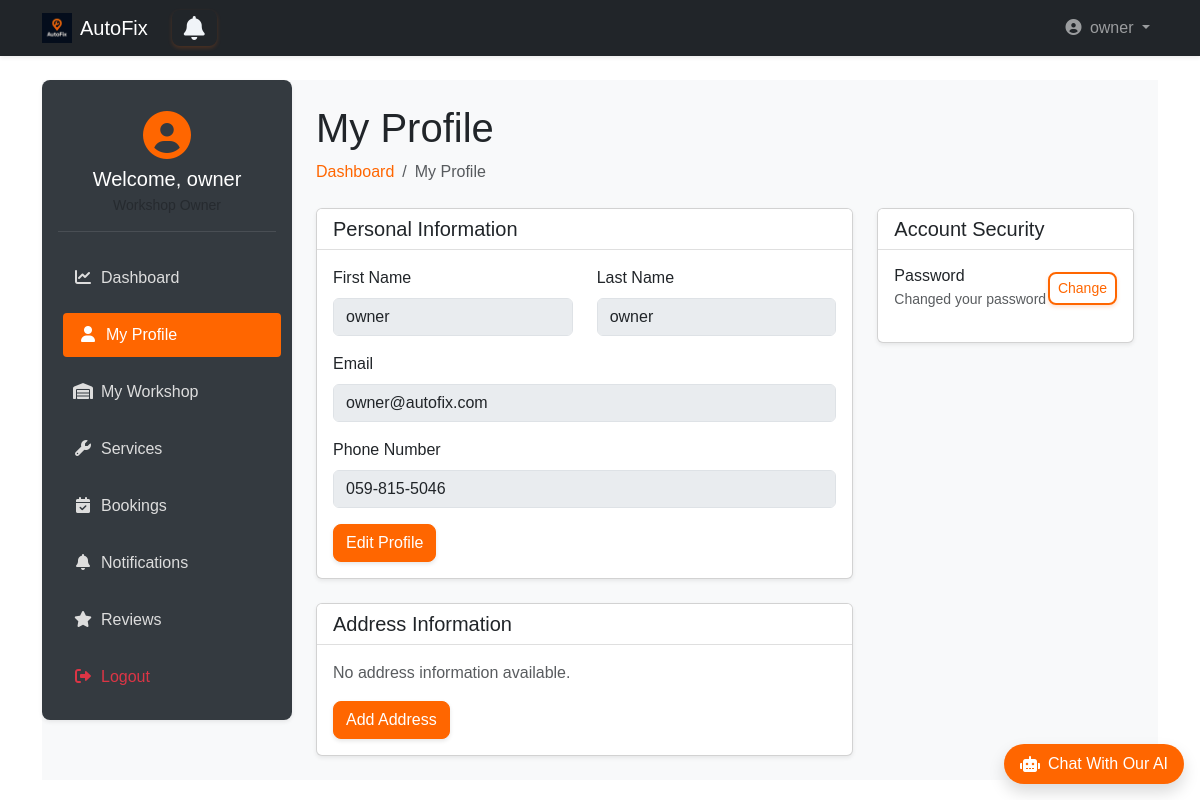
Before: /owner_dashboard/owner/profile/ (signed in) with the older database file.
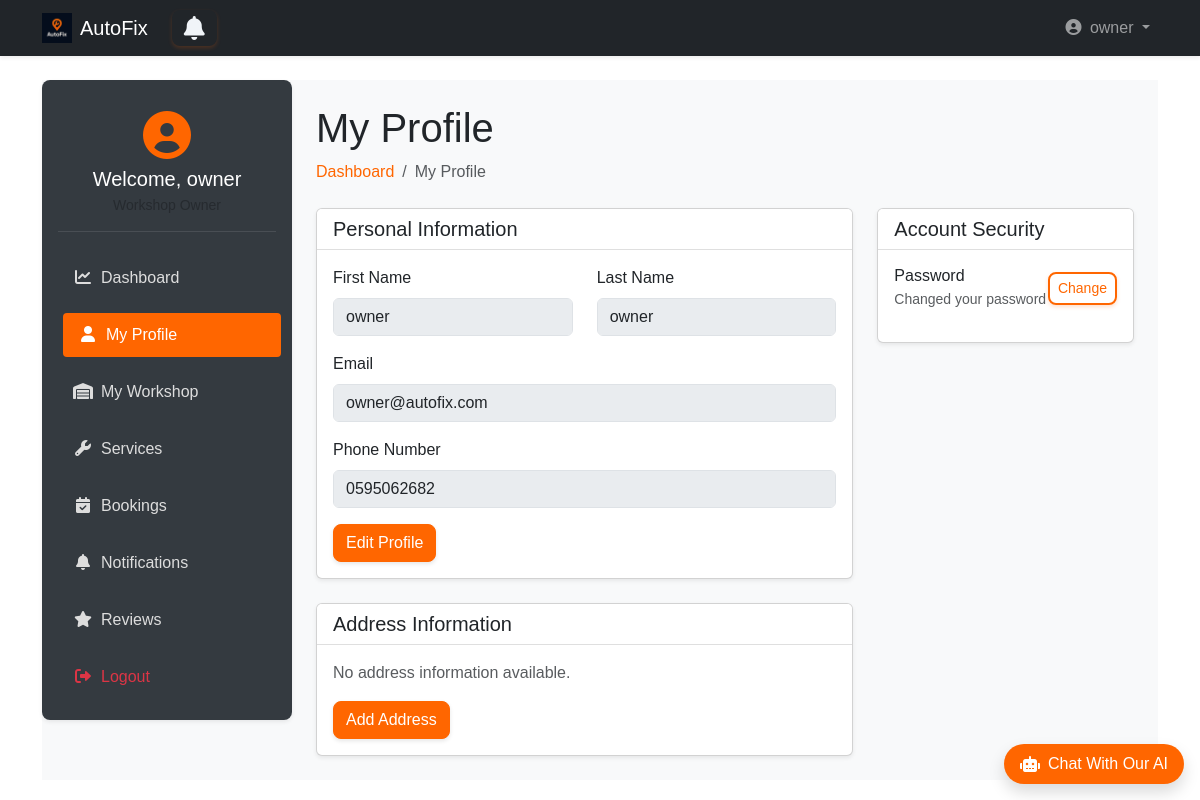
After: the same page with the newer database file.
### accounts/models.py (models this page shows, shortened)
class User(AbstractUser):
    username = None
    email = models.EmailField(unique=True)
    phone = models.CharField(max_length=15, unique=True, blank=True)
    is_workshop_owner = models.BooleanField(default=False)
    address = models.ForeignKey(Address, on_delete=models.SET_NULL, null=True, blank=True)
    objects = UserManager()
    USERNAME_FIELD = 'email'
    REQUIRED_FIELDS = ['first_name', 'last_name']  # names required for registration
    def get_short_name(self):
        return self.first_name

### owner_dashboard/views.py (the view)
# urls.py: path('profile/', views.profile, name='profile'),
def profile(request):
    if not request.user.is_workshop_owner:
       return redirect('landing:main')
    return render(request, 'owner_dashboard/my_profile.html')

### templates/owner_dashboard/my_profile.html (shortened to what the changed rows need)
{% extends 'base2.html' %}
{% load static bootstrap5 %}
{% block extra_css %}
<link rel="stylesheet" href="{% static 'css/owner_dashboard.css' %}">
{% endblock %}
{% block content %}
<div class="wrapper d-flex">
    <aside class="sidebar p-3 shadow-sm">
        <div class="user-profile mb-4 text-center">
            <div class="avatar mb-2">
                <i class="fas fa-user-circle fa-3x"></i>
            </div>
            <h5 class="welcome mb-1">Welcome, {{ user.get_short_name }}</h5>
            <small class="text-muted">Workshop Owner</small>
        </div>
    </aside>
    <main class="main-content flex-grow-1 p-4">
        <div class="dashboard-header mb-4">
            <h1>My Profile</h1>
        </div>
        <div class="row">
            <div class="col-lg-8">
                <div class="card shadow-sm mb-4">
                    <div class="card-body">
                        <form method="post" enctype="multipart/form-data">
                            <div class="row mb-3">
                                <div class="col-md-6">
                                    <label class="form-label">First Name</label>
                                    <input type="text" class="form-control" value="{{ user.first_name }}" disabled>
                                </div>
                                <div class="col-md-6">
                                    <label class="form-label">Last Name</label>
                                    <input type="text" class="form-control" value="{{ user.last_name }}" disabled>
                                </div>
                            </div>
                            <div class="mb-3">
                                <label class="form-label">Email</label>
                                <input type="email" class="form-control" value="{{ user.email }}" disabled>
                            </div>
                            <div class="mb-3">
                                <label class="form-label">Phone Number</label>
                                <input type="tel" class="form-control" value="{{ user.phone|default:'Not provided' }}" disabled>
                            </div>
                        </form>
                    </div>
                </div>
            </div>
        </div>
    </main>
</div>
{% endblock %}

### templates/base2.html (shortened to what this page needs)
{% load static bootstrap5 %}
{% bootstrap_css %}
<!DOCTYPE html>
<html lang="en" dir="{% if LANGUAGE_CODE == 'ar' %}rtl{% else %}ltr{% endif %}">
<head>
    <link rel="stylesheet" href="https://cdnjs.cloudflare.com/ajax/libs/font-awesome/6.4.0/css/all.min.css">
    <link rel="stylesheet" href="{% static 'css/style.css' %}">
    <link rel="stylesheet" href="{% static 'css/ai_style.css' %}">
    {% block extra_css %}
    {% endblock %}
</head>
<body class="d-flex flex-column min-vh-100">
<nav class="navbar navbar-expand-lg navbar-dark bg-dark shadow-sm">
    <div class="container">
        <a class="navbar-brand d-flex align-items-center gap-2" href="{% if user.is_authenticated %}{% url 'landing:dashboard' %}{% else %}{% url 'landing:main' %}{% endif %}">
            <img src="{% static 'img/dark_logo.png' %}" alt="AutoFix" width="30" height="30">
            AutoFix
        </a>
        <a {% if request.user.is_workshop_owner %} href="{% url 'owner_dashboard:notifications' %}"
            {% elif request.user.is_superuser %} href="{% url 'admin_dashboard:notifications' %}"
            {% else %} href="{% url 'user_dashboard:notifications' %}" {% endif %}
            id="notifications-btn" class="btn btn-outline-primary position-relative mx-2">
             <i class="fa fa-bell"></i>
       </a>
        <div class="collapse navbar-collapse" id="navbarMain">
            <ul class="navbar-nav ms-auto">
                {% if user.is_authenticated %}
                    <li class="nav-item dropdown">
                        <a class="nav-link dropdown-toggle" href="#" role="button" data-bs-toggle="dropdown">
                            <i class="fas fa-user-circle me-1"></i> {{ user.get_short_name }}
                        </a>
                    </li>
                {% endif %}
            </ul>
        </div>
    </div>
</nav>
<main class="flex-grow-1 py-4">
    <div class="container">
        {% block content %}
        {% endblock %}
    </div>
</main>
<div id="chat-container" class="position-fixed bottom-0 end-0 mb-3 me-3" style="z-index: 1000;">
    <div id="chat-bubble" class="bg-orange text-white rounded-pill shadow cursor-pointer d-flex align-items-center">
        <div class="d-flex align-items-center px-3 py-2">
            <i class="fas fa-robot me-2"></i>
            <p class="mb-0 fw-medium">Chat With Our AI</p>
        </div>
    </div>
</div>
<link rel="stylesheet" href="https://cdnjs.cloudflare.com/ajax/libs/font-awesome/6.0.0/css/all.min.css">
</body>
</html>

Changed rows visible on the page:
changed User "owner": phone "059-815-5046" → "0595062682"
